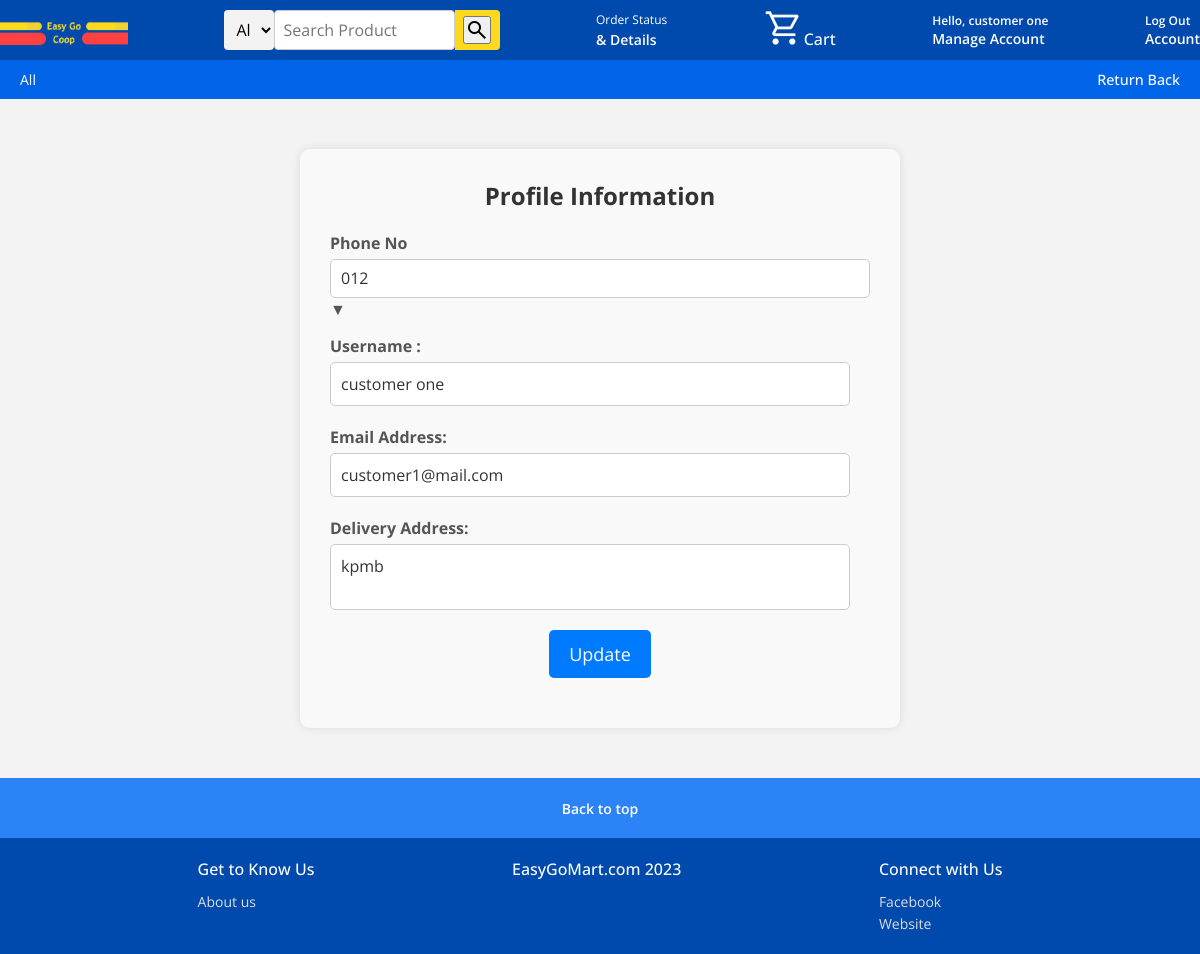
Page /customerUpdateProfile/ (signed in) on the committed database.
### easyGoMart/models.py (models this page shows)
class Customer(models.Model):
    phoneNo = models.CharField(max_length= 12, primary_key= True)
    customerName = models.CharField(max_length=100)
    customerEmail = models.TextField()
    password = models.TextField()
    deliveryAddress = models.CharField(max_length=300)

### easyGoMart/views.py (the view, shortened to what this page needs)
# urls.py: path("customerUpdateProfile/", views.customerUpdateProfile, name="customerUpdateProfile"),
def customerUpdateProfile(request):
    if 'phoneNo' not in request.session:
        return HttpResponseRedirect(reverse('loginCustomer'))
    else:
        phoneNo = request.session['phoneNo']
        customer = Customer.objects.get(phoneNo=phoneNo)
        custData ={
           'customer': customer,
        }
    return render(request, 'customerUpdateProfile.html', custData)

### easyGoMart/templates/customerUpdateProfile.html (shortened to what this page needs)
<!DOCTYPE html>
<html lang="en">
{% load static %}
<head>
  <link rel="stylesheet" href="https://cdnjs.cloudflare.com/ajax/libs/font-awesome/6.0.0-beta3/css/all.min.css">
</head>
    <body>
      <header>
        <nav class="navbar">
          <div class="nav-logo">
            <a href="{% url 'productsPage' %}"><img src="{% static 'media/logo.png' %}" alt="logo">
            </a>
          </div>
          <form action="{% url 'productsPageFilter' %}" method="get">
            <div class="nav-search">
                <select name="category" class="select-search">
                    <option value="All">All</option>
                </select>
                <input type="text" name="search" placeholder="Search Product" class="search-input">
                <div class="search-icon">
                    <button type="submit" class="material-symbols-outlined">search</button>
                </div>
            </div>
        </form>
          <div class="returns">
            <a href="{% url 'customerOrderList' %}">
              <p>Order Status</p>
              <span>&amp; Details</span></a>
          </div>
          <div class="cart">
            <a href="{% url 'shoppingCart' %}">
              <span class="material-symbols-outlined cart-icon">shopping_cart</span>
              </a>
              <p>Cart</p>
          </div>
          <div class="sign-in">
            <a href="{% url 'manageCustomerAccount' %}"> <p>Hello, {{ customer.customerName }}</p>
             <span>Manage Account</span></a>
           </div>
          <div class="sign-in">
            <a href="{% url 'logoutStaff' %}" method="post" type="submit"> <p>Log Out</p>
             <span>Account</span></a>
           </div>
        </nav>
        <div class="banner">
          <div class="banner-content">
            <div class="panel">
              <a href="{% url 'productsPage' %}">All</a>
            </div>
            <div class="deals">
              <a href="{% url 'manageCustomerAccount' %}">Return Back</a>
            </div>
          </div>
        </div>
      </header>
     <section class="shop-section">
      <div class="wrapper">
        <div class="title">
          Profile Information
        </div>
        <div class="form">
          <form method="post">
            <div class="inputfield">
              <label>Phone No</label>
              <div class="custom_select">
                <select name="phoneNo" id="phoneNo">
                  <option value="{{ customer.phoneNo }}">{{ customer.phoneNo }}</option>
                </select>
              </div>
            </div>
            <div class="inputfield">
              <label for="name">Username :</label>
              <textarea name="name" id="name" rows="1">{{ customer.customerName }}</textarea>
            </div>
            <div class="inputfield">
              <label for="email">Email Address:</label>
              <textarea name="email" id="email" rows="1">{{ customer.customerEmail }}</textarea>
            </div>
            <div class="inputfield">
              <label for="deliveryAddress">Delivery Address:</label>
              <textarea name="deliveryAddress" id="deliveryAddress" rows="2" cols="400" maxlength="100">{{ customer.deliveryAddress }}</textarea>
            </div>
            <div class="btn-box">
              <input type="submit" value="Update" class="btn">
            </div>
          </form>
        </div>
      </div>
    </section>
    <footer>
      <a href="#" class="footer-title">
        Back to top
      </a>
      <div class="footer-items">
        <ul>
          <h3>Get to Know Us</h3>
          <li><a href="https://beranang.kpm.edu.my/kpmb/index.php">About us</a></li>
        </ul>
        <ul>
          <h3>EasyGoMart.com 2023</h3>
        </ul>
        <ul>
          <h3>Connect with Us</h3>
          <li><a href="https://www.facebook.com/KPMBERANANGSELANGOR/">Facebook</a></li>
          <li><a href="https://beranang.kpm.edu.my/kpmb/index.php">Website</a></li>
        </ul>
      </div>
    </footer>
    </body>
</html>

### easyGoMart/templates/customerUpdateProfile.html (style rules this page uses)
* { margin: 0; padding: 0; box-sizing: border-box; font-family: "Open Sans", sans-serif; }
html { scroll-behavior: smooth; }
a { text-decoration: none; color: #fff; }
header { width: 100%; background-color:#004AAD; }
.navbar { height: 60px; display: flex; align-items: center; justify-content: space-between; cursor: pointer; color: #fff; max-width: 1280px; margin: 0 auto; }
.nav-search { display: flex; justify-content: space-evenly; max-width: 420px; width: 100%; height: 40px; border-radius: 4px; }
.select-search { background: #f3f3f3; width: 50px; text-align: center; border-top-left-radius: 4px; border-bottom-left-radius: 4px; border: none; }
.search-input { max-width: 600px; width: 100%; font-size: 1rem; border: none; outline: none; padding-left: 10px; }
.search-icon { max-width: 45px; width: 100%; display: flex; justify-content: center; align-items: center; font-size: 1.2rem; background: #FFDA1C; color: #000; cursor: pointer; border-top-right-radius: 4px; border-bottom-right-radius: 4px; }
.sign-in p, .returns p { font-size: 0.75rem; }
.sign-in, .returns span { font-size: 0.875rem; font-weight: 600; }
.cart { display: flex; }
.cart .cart-icon { font-size: 2.5rem }
.cart p { margin-top: 20px; font-weight: 500; }
.banner { padding: 10px 20px; background: #006af4d3; color: #fff; font-size: 0.875rem; }
.banner-content { margin: 0 auto; max-width: 1280px; display: flex; align-items: center; justify-content: space-between; }
.panel { max-width: 1280px; display: flex; align-items: center; gap: 5px; cursor: pointer; }
.deals a { font-size: 0.9rem; font-weight: 500; white-space: nowrap; }
body { min-width: 600px; padding: 0px; }
.shop-section { display: flex; align-items: center; justify-content: center; flex-wrap: wrap; background-color: #f3f3f3; padding: 50px 0; }
.footer-title { display: flex; align-items: center; justify-content: center; background: #006af4d3; color: #fff; font-size: 0.875rem; font-weight: 600; height: 60px; }
.footer-items { display: flex; justify-content: space-evenly; width: 100%; margin: 0 auto; background: #004AAD; }
.footer-items h3 { font-size: 1rem; font-weight: 500; color: #fff; margin: 20px 0 10px 0; }
.footer-items ul { list-style: none; margin-bottom: 20px; }
.footer-items li a { color: #ddd; font-size: 0.875rem; }
.wrapper { max-width: 600px; margin: 0 auto; background: #f9f9f9; padding: 30px; border-radius: 10px; box-shadow: 0 0 10px rgba(0, 0, 0, 0.1); }
label { display: block; font-weight: bold; margin-bottom: 5px; }
input[type="file"], input[type="text"], input[type="datetime-local"], select { width: 100%; padding: 8px; box-sizing: border-box; border: 1px solid #ccc; border-radius: 4px; font-size: 16px; }
.title { font-size: 24px; font-weight: bold; margin-bottom: 20px; text-align: center; color: #333; }
.inputfield { margin-bottom: 15px; }
label { font-size: 16px; font-weight: bold; display: block; margin-bottom: 5px; color: #555; }
textarea { width: calc(100% - 20px); padding: 10px; border: 1px solid #ccc; border-radius: 5px; font-size: 16px; resize: none; color: #333; }
.btn-box { margin-top: 15px; text-align: center; }
.btn { background: #007BFF; color: #fff; border: none; padding: 12px 20px; font-size: 18px; cursor: pointer; border-radius: 5px; }
.custom_select select { appearance: none; width: 100%; padding: 10px; border: 1px solid #ccc; border-radius: 5px; font-size: 16px; color: #333; background-color: #fff; cursor: pointer; }
.custom_select::after { content: '\25BC'; position: none; top: 50%; pointer-events: none; color: #555; }
.custom_select select { transition: border-color 0.3s ease; }

### rows in the picture
Customer: customerName "customer one", phoneNo "012", name "customer one", email "customer1@mail.com", deliveryAddress "kpmb"
